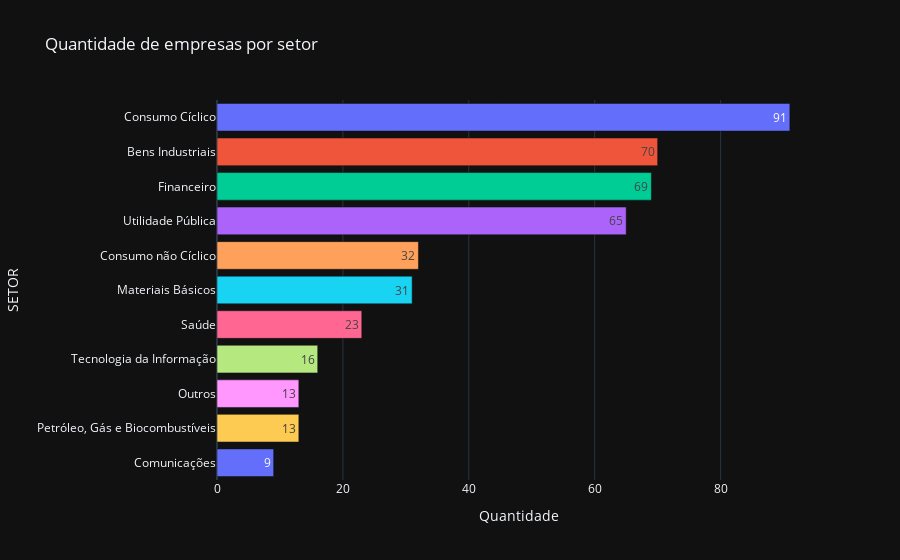

Here is the notebook cell this chart was saved with:
### Markdown cell above
### Frequência

### Code cell
# Plot gráfico da frequência absoluta da variável
fig = px.bar(template="plotly_dark",
             title= 'Quantidade de empresas por setor', 
             data_frame=f, 
             x='QTD', 
             y='SETOR', 
             orientation='h',
             color='SETOR',
             text_auto=True)
fig.update_traces(hovertemplate=None)
fig.update_layout(hovermode='y')
fig.update(layout_showlegend=False)
fig.update_xaxes(title_text='Quantidade')
fig.show()

### Figure 1 — Plotly figure (JSON) as saved in the notebook; plotly's stock layout.template omitted (floating-point values rounded to 4 significant figures)
{"data": [{"alignmentgroup": "True", "legendgroup": "Consumo Cíclico", "marker": {"color": "#636efa", "pattern": {"shape": ""}}, "name": "Consumo Cíclico", "offsetgroup": "Consumo Cíclico", "orientation": "h", "showlegend": true, "textposition": "auto", "texttemplate": "%{x}", "type": "bar", "x": [91], "xaxis": "x", "y": ["Consumo Cíclico"], "yaxis": "y"}, {"alignmentgroup": "True", "legendgroup": "Bens Industriais", "marker": {"color": "#EF553B", "pattern": {"shape": ""}}, "name": "Bens Industriais", "offsetgroup": "Bens Industriais", "orientation": "h", "showlegend": true, "textposition": "auto", "texttemplate": "%{x}", "type": "bar", "x": [70], "xaxis": "x", "y": ["Bens Industriais"], "yaxis": "y"}, {"alignmentgroup": "True", "legendgroup": "Financeiro", "marker": {"color": "#00cc96", "pattern": {"shape": ""}}, "name": "Financeiro", "offsetgroup": "Financeiro", "orientation": "h", "showlegend": true, "textposition": "auto", "texttemplate": "%{x}", "type": "bar", "x": [69], "xaxis": "x", "y": ["Financeiro"], "yaxis": "y"}, {"alignmentgroup": "True", "legendgroup": "Utilidade Pública", "marker": {"color": "#ab63fa", "pattern": {"shape": ""}}, "name": "Utilidade Pública", "offsetgroup": "Utilidade Pública", "orientation": "h", "showlegend": true, "textposition": "auto", "texttemplate": "%{x}", "type": "bar", "x": [65], "xaxis": "x", "y": ["Utilidade Pública"], "yaxis": "y"}, {"alignmentgroup": "True", "legendgroup": "Consumo não Cíclico", "marker": {"color": "#FFA15A", "pattern": {"shape": ""}}, "name": "Consumo não Cíclico", "offsetgroup": "Consumo não Cíclico", "orientation": "h", "showlegend": true, "textposition": "auto", "texttemplate": "%{x}", "type": "bar", "x": [32], "xaxis": "x", "y": ["Consumo não Cíclico"], "yaxis": "y"}, {"alignmentgroup": "True", "legendgroup": "Materiais Básicos", "marker": {"color": "#19d3f3", "pattern": {"shape": ""}}, "name": "Materiais Básicos", "offsetgroup": "Materiais Básicos", "orientation": "h", "showlegend": true, "textposition": "auto", "texttemplate": "%{x}", "type": "bar", "x": [31], "xaxis": "x", "y": ["Materiais Básicos"], "yaxis": "y"}, {"alignmentgroup": "True", "legendgroup": "Saúde", "marker": {"color": "#FF6692", "pattern": {"shape": ""}}, "name": "Saúde", "offsetgroup": "Saúde", "orientation": "h", "showlegend": true, "textposition": "auto", "texttemplate": "%{x}", "type": "bar", "x": [23], "xaxis": "x", "y": ["Saúde"], "yaxis": "y"}, {"alignmentgroup": "True", "legendgroup": "Tecnologia da Informação", "marker": {"color": "#B6E880", "pattern": {"shape": ""}}, "name": "Tecnologia da Informação", "offsetgroup": "Tecnologia da Informação", "orientation": "h", "showlegend": true, "textposition": "auto", "texttemplate": "%{x}", "type": "bar", "x": [16], "xaxis": "x", "y": ["Tecnologia da Informação"], "yaxis": "y"}, {"alignmentgroup": "True", "legendgroup": "Outros", "marker": {"color": "#FF97FF", "pattern": {"shape": ""}}, "name": "Outros", "offsetgroup": "Outros", "orientation": "h", "showlegend": true, "textposition": "auto", "texttemplate": "%{x}", "type": "bar", "x": [13], "xaxis": "x", "y": ["Outros"], "yaxis": "y"}, {"alignmentgroup": "True", "legendgroup": "Petróleo, Gás e Biocombustíveis", "marker": {"color": "#FECB52", "pattern": {"shape": ""}}, "name": "Petróleo, Gás e Biocombustíveis", "offsetgroup": "Petróleo, Gás e Biocombustíveis", "orientation": "h", "showlegend": true, "textposition": "auto", "texttemplate": "%{x}", "type": "bar", "x": [13], "xaxis": "x", "y": ["Petróleo, Gás e Biocombustíveis"], "yaxis": "y"}, {"alignmentgroup": "True", "legendgroup": "Comunicações", "marker": {"color": "#636efa", "pattern": {"shape": ""}}, "name": "Comunicações", "offsetgroup": "Comunicações", "orientation": "h", "showlegend": true, "textposition": "auto", "texttemplate": "%{x}", "type": "bar", "x": [9], "xaxis": "x", "y": ["Comunicações"], "yaxis": "y"}], "layout": {"barmode": "relative", "hovermode": "y", "legend": {"title": {"text": "SETOR"}, "tracegroupgap": 0}, "showlegend": false, "title": {"text": "Quantidade de empresas por setor"}, "xaxis": {"anchor": "y", "domain": [0, 1], "title": {"text": "Quantidade"}}, "yaxis": {"anchor": "x", "categoryarray": ["Comunicações", "Petróleo, Gás e Biocombustíveis", "Outros", "Tecnologia da Informação", "Saúde", "Materiais Básicos", "Consumo não Cíclico", "Utilidade Pública", "Financeiro", "Bens Industriais", "Consumo Cíclico"], "categoryorder": "array", "domain": [0, 1], "title": {"text": "SETOR"}}}}
